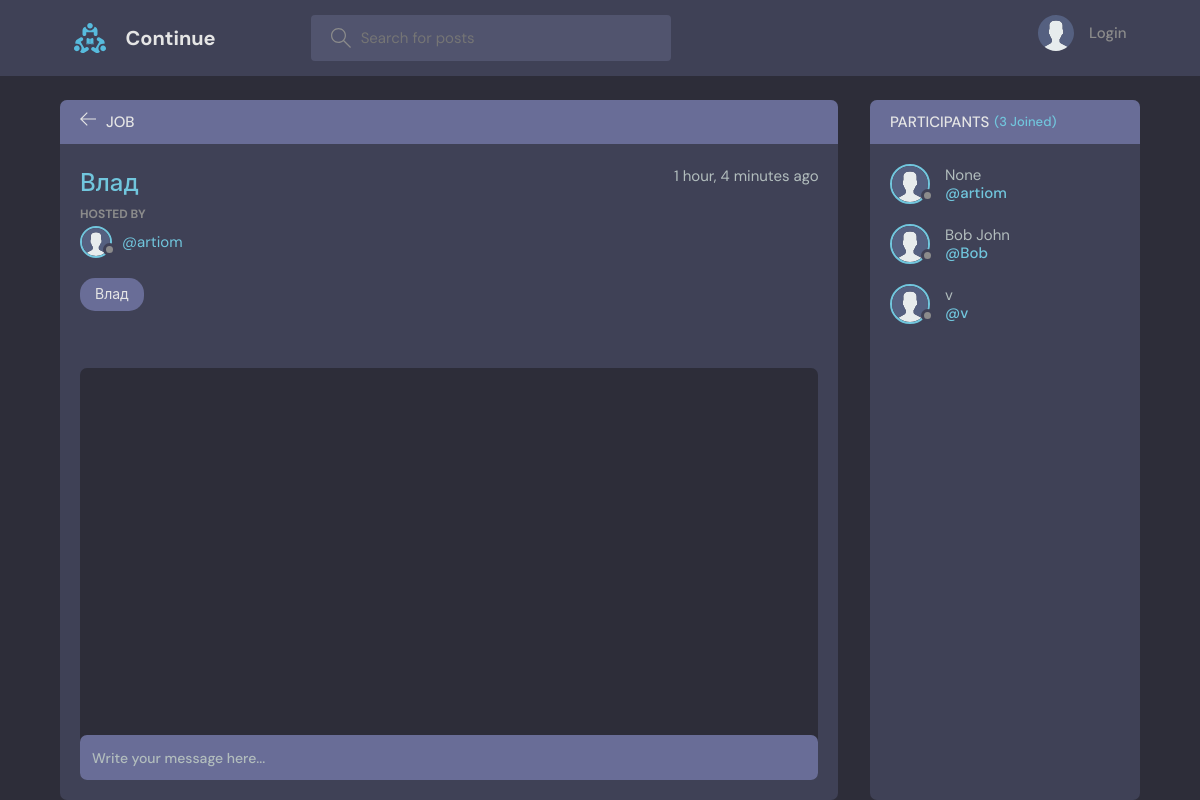
Page /job/8/ on the committed database.
### base/models.py (models this page shows)
class Job(models.Model):
    name = models.CharField(max_length=200)
    description = models.TextField(null=True, blank=True)
    cost = models.DecimalField(max_digits=20, decimal_places=2, null=False)
    created = models.DateTimeField(auto_now_add=True)
    updated = models.DateTimeField(auto_now=True)
    topic = models.ForeignKey(Topic, on_delete=models.SET_NULL, null=True)
    status = models.ForeignKey(JobStatus, on_delete=models.SET_NULL, null=True)
    class Meta:
        ordering = ['-updated', '-created']

class User(AbstractUser):
    name = models.CharField(max_length=200, null=True)
    email = models.EmailField(unique=True)
    bio = models.TextField(null=True)
    avatar = models.ImageField(null=True, default='avatar.svg')
    balance = MoneyField(max_digits=19, decimal_places=4, default_currency='RUB', default=0)
    USERNAME_FIELD = 'email'
    REQUIRED_FIELDS = []

class Topic(models.Model):
    name = models.CharField(max_length=200)
    def __str__(self):
        return self.name

### base/views.py (the view, shortened to what this page needs)
# urls.py: path('job/<str:pk>/', views.job, name="job"),
def job(request, pk):
    job = Job.objects.get(id=pk)
    job_messages = job.message_set.all()
    participants = User.objects.all() # TODO: правильно определять всех participant для данной job
    job_customer = User.objects.all()[0] # job_customer
    context = {'job': job, 'job_messages': job_messages,
               'participants': participants,
               'job_customer': job_customer}
    return render(request, 'base/job.html', context)

### base/templates/base/job.html (shortened to what this page needs)
{% extends 'main.html' %}
{% block content %}
<main class="profile-page layout layout--2">
  <div class="container">
    <div class="job">
      <div class="job__top">
        <div class="job__topLeft">
          <a href="{% url 'home' %}">
            <svg version="1.1" xmlns="http://www.w3.org/2000/svg" width="32" height="32" viewBox="0 0 32 32">
              <title>arrow-left</title>
              <path
                d="M13.723 2.286l-13.723 13.714 13.719 13.714 1.616-1.611-10.96-10.96h27.625v-2.286h-27.625l10.965-10.965-1.616-1.607z">
              </path>
            </svg>
          </a>
          <h3>Job</h3>
        </div>
      </div>
      <div class="job__box scroll">
        <div class="job__header scroll">
          <div class="job__info">
            <h3>{{job.name}}</h3>
            <span>{{job.created|timesince}} ago</span>
          </div>
          <div class="job__hosted">
            <p>Hosted By</p>
            <a href="{% url 'user-profile' job_customer.id %}" class="job__author">
              <div class="avatar avatar--small">
                <img src="{{job_customer.avatar.url}}" />
              </div>
              <span>@{{job_customer.username}}</span>
            </a>
          </div>
          <span class="job__topics">{{job.topic}}</span>
        </div>
        <div class="job__conversation">
          <div class="threads scroll">
          </div>
        </div>
      </div>
      <div class="job__message">
        <form action="" method="POST">
          <input name="body" placeholder="Write your message here..." />
        </form>
      </div>
    </div>
    <div class="participants">
      <h3 class="participants__top">Participants <span>({{participants.count}} Joined)</span></h3>
      <div class="participants__list scroll">
        {% for user in participants %}
        <a href="{%  url 'user-profile' user.id %}" class="participant">
          <div class="avatar avatar--medium">
            <img src="{{user.avatar.url}}" />
          </div>
          <p>
            {{user.name}}
            <span>@{{user.username}}</span>
          </p>
        </a>
        {% endfor %}
      </div>
    </div>
  </div>
</main>
{% endblock content %}

### rows in the picture
Job: name "Влад", created "1 hour, 4 minutes", topic "Влад"
User: avatar (placeholder picture), username "artiom", name "None"
User: avatar (placeholder picture), name "Bob John", username "Bob"
User: avatar (placeholder picture), name "v", username "v"

### other values in the picture
{{ participants.count }} "3"
